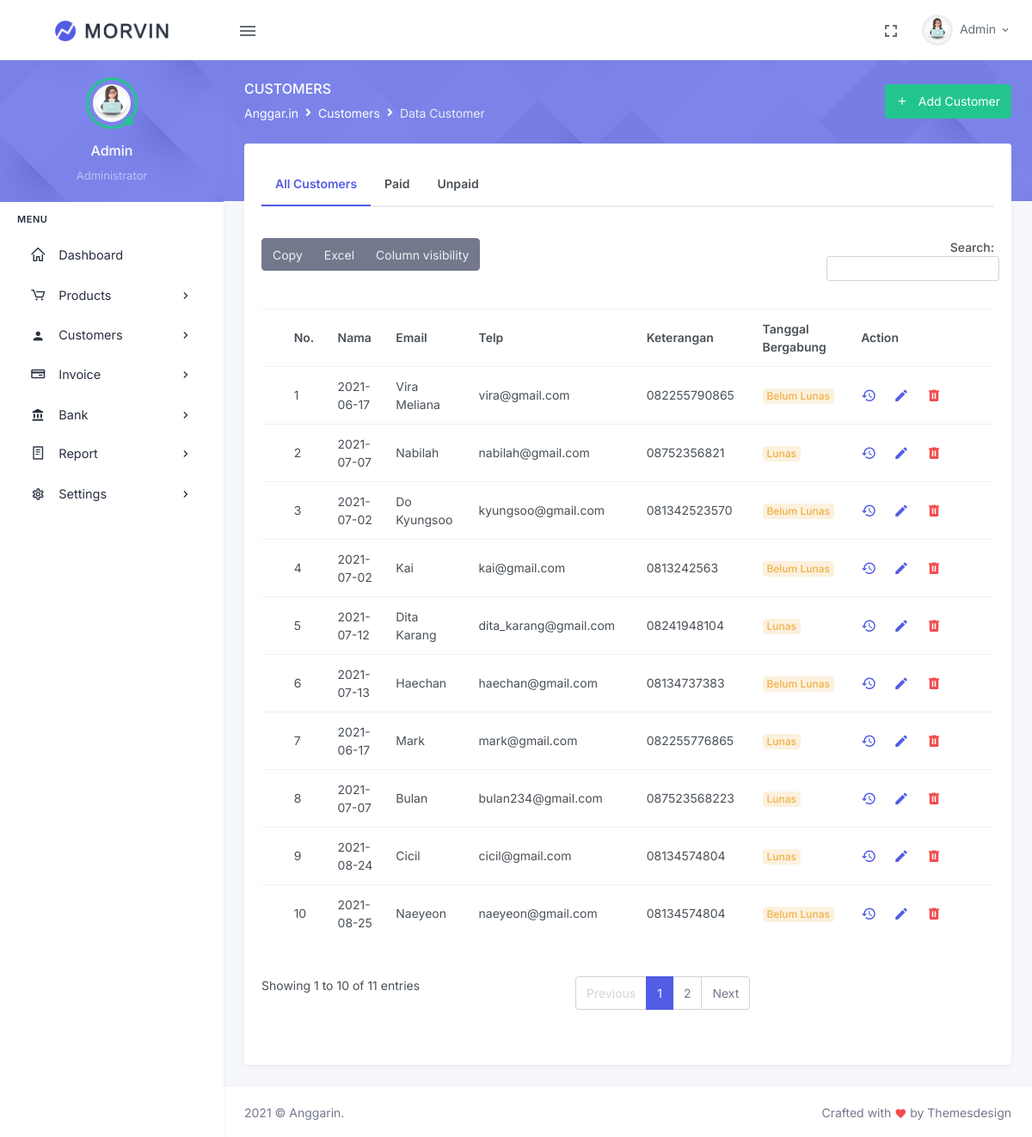
The app's page /index.php/customer with its own data.
### tables this page shows
CREATE TABLE IF NOT EXISTS `customer` (
  `id_customer` int(11) NOT NULL AUTO_INCREMENT,
  `nama_customer` varchar(100) NOT NULL,
  `email_customer` varchar(50) NOT NULL,
  `telp_customer` varchar(50) NOT NULL,
  `keterangan_order` varchar(50) NOT NULL,
  `tanggal_bergabung` date NOT NULL,
  PRIMARY KEY (`id_customer`)
);

### application/controllers/customer.php (called while the page is built, shortened)
<?php
class customer extends CI_Controller {
    public function __construct(){
        $this->load->model('customer_model');
        $this->load->library('form_validation');
    }
    public function index(){
        $data['title']='Data Customer';
        $data['customer']=$this->customer_model->getAllCustomer();
        $this->load->view('template/header', $data);
        $this->load->view('customer/index');
        $this->load->view('template/footer');
    }
}
?>

### index.php (called while the page is built, shortened)
<?php
require_once BASEPATH.'core/CodeIgniter.php';

### application/models/customer_model.php (called while the page is built, shortened)
<?php
class customer_model extends CI_Model{
    public function getAllCustomer(){
        return $this->db->get('customer')->result_array();
    }
}
?>

### application/views/customer/index.php (the view, shortened to what this page needs)
<div class="main-content">
<div class="page-content">
    <div class="page-title-box">
        <div class="container-fluid">
            <div class="row align-items-center">
                <div class="col-sm-6">
                    <div class="page-title">
                        <h4>Customers</h4>
                            <ol class="breadcrumb m-0">
                                <li class="breadcrumb-item"><a href="javascript: void(0);">Anggar.in</a></li>
                                <li class="breadcrumb-item"><a href="javascript: void(0);">Customers</a></li>
                                <li class="breadcrumb-item active">Data Customer</li>
                            </ol>
                    </div>
                </div>
                <div class="col-sm-6">
                <div class="float-end d-none d-sm-block">
                    <a href="<?= base_url();?>addcustomer" class="btn btn-success"><i class="mdi mdi-plus me-2"></i> Add Customer</a>
                </div>
                </div>
            </div>
        </div>
        </div>
    <div class="container-fluid">
        <div class="page-content-wrapper">
            <div class="row">
                <div class="col-lg-12">
                    <div class="card">
                        <div class="card-body">
                            <ul class="nav nav-tabs nav-tabs-custom mb-4">
                                <li class="nav-item ">
                                    <a class="nav-link fw-bold p-3 active" data-toggle="tab" href="<?php echo base_url('')?>customer">All Customers</a>
                                </li>
                                <li class="nav-item">
                                    <a class="nav-link p-3 fw-bold" data-toggle="tab" href="<?php echo base_url('')?>paidCustomer">Paid</a>
                                </li>
                                <li class="nav-item">
                                    <a class="nav-link p-3 fw-bold" data-toggle="tab" href="<?php echo base_url('')?>unpaidCustomer">Unpaid</a>
                                </li>
                            </ul>
                            <div class="table mt-3 tab-content">
                                <table id="datatable-buttons" class="table table-centered datatable dt-responsive nowrap " style="border-collapse: collapse; border-spacing: 0; width: 100%;">
                                    <thead class="thead-light">
                                        <tr>
                                            <th></th>
                                            <th>No.</th>
                                            <th>Nama</th>
                                            <th>Email</th>
                                            <th>Telp</th>
                                            <th>Keterangan</th>
                                            <th>Tanggal Bergabung</th>
                                            <th style="width: 180px;">Action</th>
                                        </tr>
                                    </thead>
                                    <tbody>
                                        <?php $no=1;
                                        foreach($customer as $customer): ?>
                                            <tr>
                                                <td></td>
                                                <td><?= $no++?></td>
                                                <td><?= $customer['tanggal_bergabung'];?></td>
                                                <td><?= $customer['nama_customer'];?></td>
                                                <td><?= $customer['email_customer'];?></td>
                                                <td><?= $customer['telp_customer'];?></td>
                                                <td>
                                                    <div class="badge badge-soft-warning font-size-12"><?= $customer['keterangan_order'];?></div>
                                                </td>
                                                <td id="tooltip-container0">
                                                    <a href="<?php echo base_url('customer/histori') ?>/<?php echo $customer['id_customer'] ?>" class="me-3 text-primary" data-bs-container="#tooltip-container3" data-bs-toggle="tooltip" data-bs-placement="top" title="Histori"><i class="mdi mdi-history font-size-18"></i></a>
                                                    <a href="<?php echo base_url('customer/edit') ?>/<?php echo $customer['id_customer'] ?>" class="me-3 text-primary" data-bs-container="#tooltip-container0" data-bs-toggle="tooltip" data-bs-placement="top" title="Edit"><i class="mdi mdi-pencil font-size-18"></i> </a>
                                                    <a href="<?php echo base_url('customer/hapus') ?>/<?php echo $customer['id_customer'] ?>" class="text-danger" data-bs-container="#tooltip-container0" data-bs-toggle="tooltip" data-bs-placement="top" title="Delete"><i class="mdi mdi-trash-can font-size-18"></i></a>
                                                </td>
                                            </tr>
                                        <?php endforeach; ?>
                                    </tbody>
                                </table>
                            </div>
                        </div>
                    </div>
                </div>
            </div>
        </div>
    </div>
</div>

### application/views/template/header.php (shortened to what this page needs)
<!doctype html>
<html lang="en">
<head>
    <link href="<?php echo base_url(); ?>/assets/libs/admin-resources/jquery.vectormap/jquery-jvectormap-1.2.2.css" rel="stylesheet" type="text/css" />
    <link href="<?php echo base_url(); ?>/assets/css/bootstrap.min.css" id="bootstrap-style" rel="stylesheet" type="text/css" />
    <link href="<?php echo base_url(); ?>/assets/css/icons.min.css" rel="stylesheet" type="text/css" />
    <link href="<?php echo base_url(); ?>/assets/css/app.min.css" id="app-style" rel="stylesheet" type="text/css" />
    <link href="<?php echo base_url() ?>assets/css/sweetalert2.min.css" rel="stylesheet" type="text/css">
</head>
<body>
    <div id="layout-wrapper">
        <header id="page-topbar">
            <div class="navbar-header">
                <div class="d-flex">
                    <div class="navbar-brand-box">
                        <a href="<?= base_url();?>home" class="logo logo-dark">
                            <span class="logo-lg">
                                <img src="<?php echo base_url(); ?>/assets/images/logonya.png" alt="" height="24">
                            </span>
                        </a>
                    </div>
                    <button type="button" class="btn btn-sm px-3 font-size-24 header-item waves-effect" id="vertical-menu-btn">
                        <i class="mdi mdi-menu"></i>
                    </button>
                </div>
                <div class="d-flex">
                    <div class="dropdown d-none d-lg-inline-block ms-1">
                        <button type="button" class="btn header-item noti-icon waves-effect" data-toggle="fullscreen">
                            <i class="mdi mdi-fullscreen"></i>
                        </button>
                    </div>
                    <div class="dropdown d-inline-block">
                        <button type="button" class="btn header-item waves-effect" id="page-header-user-dropdown"
                            data-bs-toggle="dropdown" aria-haspopup="true" aria-expanded="false">
                            <img class="rounded-circle header-profile-user" src="<?php echo base_url(); ?>assets/images/users/avatar.png"
                                alt="Header Avatar">
                            <span class="d-none d-xl-inline-block ms-1">Admin</span>
                            <i class="mdi mdi-chevron-down d-none d-xl-inline-block"></i>
                        </button>
                    </div>
                </div>
            </div>
        </header>
        <div class="vertical-menu">
            <div data-simplebar class="h-100">
                <div class="user-sidebar text-center">
                    <div class="dropdown">
                        <div class="user-img">
                            <img src="<?php echo base_url(); ?>assets/images/users/avatar.png" alt="" class="rounded-circle">
                            <span class="avatar-online bg-success"></span>
                        </div>
                        <div class="user-info">
                            <h5 class="mt-3 font-size-16 text-white">Admin</h5>
                            <span class="font-size-13 text-white-50">Administrator</span>
                        </div>
                    </div>
                </div>
                <div id="sidebar-menu">
                    <ul class="metismenu list-unstyled" id="side-menu">
                        <li class="menu-title">Menu</li>
                        <li>
                            <a href="<?= base_url();?>home" class="waves-effect">
                                <i class="dripicons-home"></i><span class="badge rounded-pill bg-info float-end"></span>
                                <span>Dashboard</span>
                            </a>
                        </li>
                        <li>
                            <a href="javascript: void(0);" class="has-arrow waves-effect">
                                <i class="dripicons-cart"></i>
                                <span>Products</span>
                            </a>
                        </li>
                        <li>
                            <a href="javascript: void(0);" class="has-arrow waves-effect">
                                <i class="mdi mdi-account"></i>
                                <span>Customers</span>
                            </a>
                        </li>
                        <li>
                            <a href="javascript: void(0);" class="has-arrow waves-effect">
                                <i class="dripicons-card"></i>
                                <span>Invoice</span>
                            </a>
                        </li>
                        <li>
                            <a href="javascript: void(0);" class="has-arrow waves-effect">
                                <i class="mdi mdi-bank"></i>
                                <span>Bank</span>
                            </a>
                        </li>
                        <li>
                            <a href="javascript: void(0);" class="has-arrow waves-effect">
                                <i class="dripicons-document"></i>
                                <span>Report</span>
                            </a>
                        </li>
                        <li>
                            <a href="javascript: void(0);" class="has-arrow waves-effect">
                                <i class="mdi mdi-cog-outline"></i>
                                <span>Settings</span>
                            </a>
                        </li>
                    </ul>
                </div>
            </div>
        </div>
</body>

### application/views/template/footer.php (shortened to what this page needs)
<footer  class="footer">
<div class="container-fluid">
                    <div class="row">
                        <div class="col-sm-6">
                            <script>document.write(new Date().getFullYear())</script> © Anggarin.</script>
                        </div>
                        <div class="col-sm-6">
                            <div class="text-sm-end d-none d-sm-block">
                                Crafted with <i class="mdi mdi-heart text-danger"></i> by Themesdesign
                            </div>
                        </div>
                    </div>
                </div>
</footer>
</body>
</html>

### records on screen
customer: tanggal_bergabung "2021-06-17", nama_customer "Vira Meliana", email_customer "vira@gmail.com", telp_customer "082255790865", keterangan_order "Belum Lunas"
customer: tanggal_bergabung "2021-07-07", nama_customer "Nabilah", email_customer "nabilah@gmail.com", telp_customer "08752356821", keterangan_order "Lunas"
customer: tanggal_bergabung "2021-07-02", nama_customer "Do Kyungsoo", email_customer "kyungsoo@gmail.com", telp_customer "081342523570", keterangan_order "Belum Lunas"
customer: tanggal_bergabung "2021-07-02", nama_customer "Kai", email_customer "kai@gmail.com", telp_customer "0813242563", keterangan_order "Belum Lunas"
customer: tanggal_bergabung "2021-07-12", nama_customer "Dita Karang", email_customer "dita_karang@gmail.com", telp_customer "08241948104", keterangan_order "Lunas"
customer: tanggal_bergabung "2021-07-13", nama_customer "Haechan", email_customer "haechan@gmail.com", telp_customer "08134737383", keterangan_order "Belum Lunas"
customer: tanggal_bergabung "2021-06-17", nama_customer "Mark", email_customer "mark@gmail.com", telp_customer "082255776865", keterangan_order "Lunas"
customer: tanggal_bergabung "2021-07-07", nama_customer "Bulan", email_customer "bulan234@gmail.com", telp_customer "087523568223", keterangan_order "Lunas"
customer: tanggal_bergabung "2021-08-24", nama_customer "Cicil", email_customer "cicil@gmail.com", telp_customer "08134574804", keterangan_order "Lunas"
customer: tanggal_bergabung "2021-08-25", nama_customer "Naeyeon", email_customer "naeyeon@gmail.com", telp_customer "08134574804", keterangan_order "Belum Lunas"
